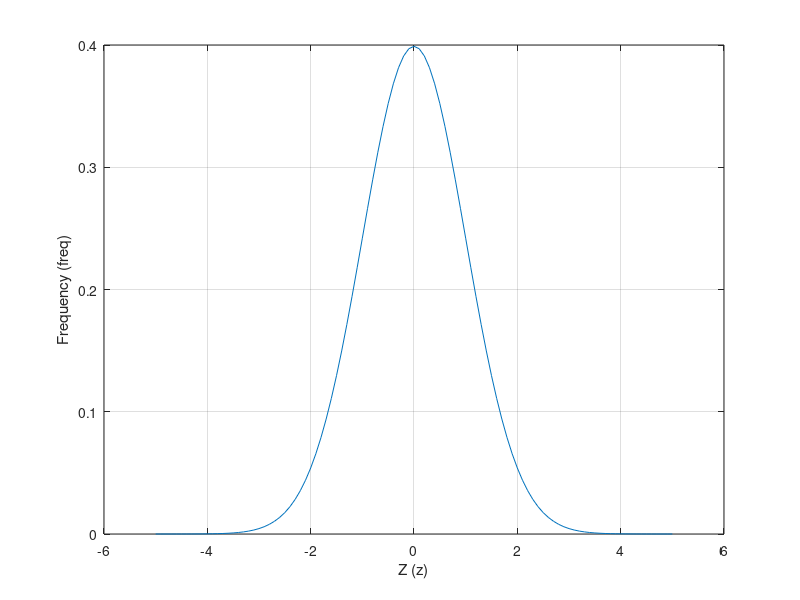

Write the MATLAB code that produced this figure.
z = -5: 0.1: 5;
e = exp(1);
freq = (1/ (sqrt(2*pi)))* ((e).^((-z.^(2))/2))
plot (z, freq)
xlabel('Z (z)');
ylabel('Frequency (freq)');
grid